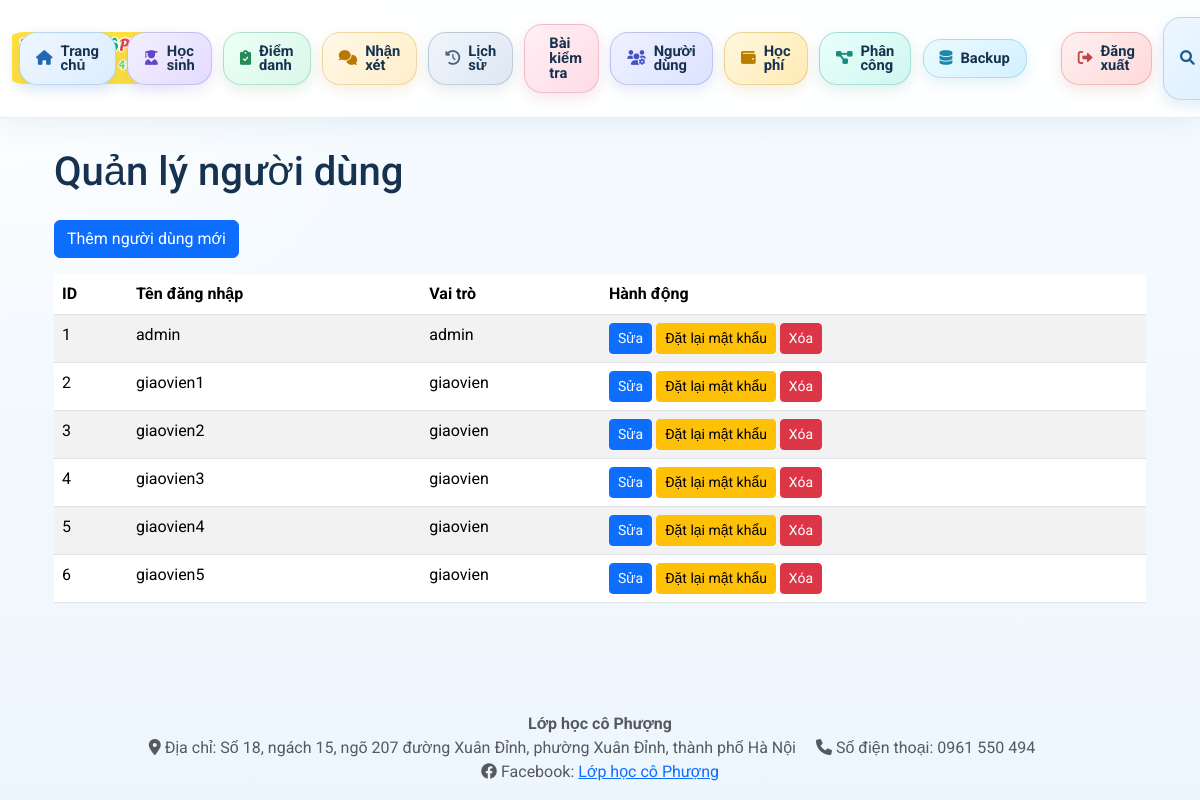
Screenshot of /users (signed in) with the database file from the repository.
### models.py (models this page shows)
class User(UserMixin, db.Model):
    __bind_key__ = 'attendance'
    id = db.Column(db.Integer, primary_key=True)
    username = db.Column(db.String(80), unique=True, nullable=False)
    password = db.Column(db.String(120), nullable=False)
    role = db.Column(db.String(20), default='giaovien', nullable=False) # Đảm bảo trường 'role' tồn tại
    is_admin = db.Column(db.Boolean, default=False)

### app.py (the view)
@app.route('/users')
@login_required
def users():
    if current_user.role != 'admin':
        flash('Bạn không có quyền truy cập trang này.', 'danger')
        abort(403)
    all_users = db.session.query(User).all()
    return render_template('users.html', users=all_users)

### app.py (called while the page is built)
@login_manager.user_loader
def load_user(user_id):
    return db.session.get(User, int(user_id))

### templates/users.html (shortened to what this page needs)
{% extends "base.html" %}
{% block content %}
<div class="container">
    <h1 class="my-4">Quản lý người dùng</h1>
    <a href="{{ url_for('add_user') }}" class="btn btn-primary mb-3">Thêm người dùng mới</a>
    <table class="table table-striped">
        <thead>
            <tr>
                <th>ID</th>
                <th>Tên đăng nhập</th>
                <th>Vai trò</th>
                <th>Hành động</th>
            </tr>
        </thead>
        <tbody>
            {% for user in users %}
            <tr>
                <td>{{ user.id }}</td>
                <td>{{ user.username }}</td>
                <td>{{ user.role }}</td>
                <td>
                    <a href="{{ url_for('edit_user', user_id=user.id) }}" class="btn btn-sm btn-primary">Sửa</a>
                    <a href="{{ url_for('reset_user_password', user_id=user.id) }}" class="btn btn-sm btn-warning">Đặt lại mật khẩu</a>
                    <form action="{{ url_for('delete_user', user_id=user.id) }}" method="POST" style="display:inline;">
                        <button type="submit" class="btn btn-sm btn-danger" onclick="return confirm('Bạn có chắc chắn muốn xóa người dùng này không?');">Xóa</button>
                    </form>
                </td>
            </tr>
            {% endfor %}
        </tbody>
    </table>
</div>
{% endblock %}

### static/css/style.css (style rules this page uses)
:root { --app-sky-1: #e9f5ff; --app-sky-2: #cfe7ff; --app-sky-3: #7bb6f5; --app-blue: #2f6fb2; --app-blue-dark: #1f4f82; --app-ink: #16324f; --app-border: rgba(47, 111, 178, 0.14); --app-shadow: 0 10px 30px rgba(32, 76, 123, 0.12); }
body { padding-top: 92px; font-family: 'Roboto', sans-serif; background: radial-gradient(circle at top left, rgba(255, 255, 255, 0.9), transparent 30%), linear-gradient(180deg, #f6fbff 0%, #eef6fd 100%); color: var(--app-ink); }

### rows the page displays
User: id "1", username "admin", role "admin"
User: id "2", username "giaovien1", role "giaovien"
User: id "3", username "giaovien2", role "giaovien"
User: id "4", username "giaovien3", role "giaovien"
User: id "5", username "giaovien4", role "giaovien"
User: id "6", username "giaovien5", role "giaovien"
